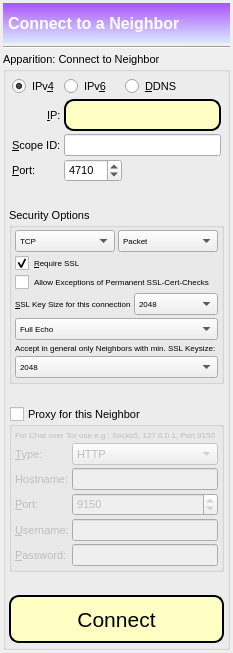
      <widget class="QWidget" name="tab_Connect">
       <property name="styleSheet">
        <string notr="true"/>
       </property>
       <attribute name="icon">
        <iconset resource="../Icons/icons.qrc">
         <normaloff>:/nuvola/connect_t.png</normaloff>:/nuvola/connect_t.png</iconset>
       </attribute>
       <attribute name="title">
        <string/>
       </attribute>
       <attribute name="toolTip">
        <string>Connect Neighbor-IP</string>
       </attribute>
       <layout class="QVBoxLayout" name="verticalLayout_7">
        <property name="spacing">
         <number>3</number>
        </property>
        <property name="margin">
         <number>3</number>
        </property>
        <item>
         <widget class="QLabel" name="label_45">
          <property name="minimumSize">
           <size>
            <width>0</width>
            <height>40</height>
           </size>
          </property>
          <property name="font">
           <font>
            <pointsize>12</pointsize>
            <weight>75</weight>
            <bold>true</bold>
           </font>
          </property>
          <property name="styleSheet">
           <string notr="true">background-color: qlineargradient(spread:reflect, x1:0.023, y1:0.988636, x2:0.028, y2:0.011, stop:0 rgba(218, 232, 255, 255), stop:1 rgba(170, 85, 255, 255));
color: rgb(255, 255, 255);</string>
          </property>
          <property name="text">
           <string>Connect to a Neighbor</string>
          </property>
          <property name="indent">
           <number>5</number>
          </property>
         </widget>
        </item>
        <item>
         <widget class="Line" name="line_6">
          <property name="orientation">
           <enum>Qt::Horizontal</enum>
          </property>
         </widget>
        </item>
        <item>
         <widget class="QGroupBox" name="groupBox_addip">
          <property name="font">
           <font>
            <pointsize>8</pointsize>
           </font>
          </property>
          <property name="styleSheet">
           <string notr="true"/>
          </property>
          <property name="title">
           <string>Apparition: Connect to Neighbor</string>
          </property>
          <layout class="QVBoxLayout" name="verticalLayout_21">
           <property name="spacing">
            <number>3</number>
           </property>
           <property name="margin">
            <number>3</number>
           </property>
           <item>
            <layout class="QGridLayout" name="gridLayout_3">
             <property name="margin">
              <number>3</number>
             </property>
             <property name="spacing">
              <number>3</number>
             </property>
             <item row="0" column="0">
              <widget class="QRadioButton" name="ipv4Neighbor">
               <property name="font">
                <font>
                 <pointsize>8</pointsize>
                </font>
               </property>
               <property name="layoutDirection">
                <enum>Qt::LeftToRight</enum>
               </property>
               <property name="text">
                <string>IPv&amp;4</string>
               </property>
               <property name="checked">
                <bool>true</bool>
               </property>
              </widget>
             </item>
             <item row="5" column="0">
              <widget class="QLabel" name="label_13">
               <property name="font">
                <font>
                 <pointsize>8</pointsize>
                </font>
               </property>
               <property name="layoutDirection">
                <enum>Qt::RightToLeft</enum>
               </property>
               <property name="text">
                <string>&amp;Port:</string>
               </property>
               <property name="buddy">
                <cstring>neighborPort</cstring>
               </property>
              </widget>
             </item>
             <item row="2" column="0">
              <widget class="QLabel" name="label_24">
               <property name="sizePolicy">
                <sizepolicy hsizetype="Fixed" vsizetype="Preferred">
                 <horstretch>0</horstretch>
                 <verstretch>0</verstretch>
                </sizepolicy>
               </property>
               <property name="font">
                <font>
                 <pointsize>8</pointsize>
                </font>
               </property>
               <property name="layoutDirection">
                <enum>Qt::RightToLeft</enum>
               </property>
               <property name="text">
                <string>&amp;IP:</string>
               </property>
               <property name="alignment">
                <set>Qt::AlignLeading|Qt::AlignLeft|Qt::AlignVCenter</set>
               </property>
               <property name="buddy">
                <cstring>neighborIP</cstring>
               </property>
              </widget>
             </item>
             <item row="0" column="2">
              <widget class="QRadioButton" name="dynamicdns">
               <property name="font">
                <font>
                 <pointsize>8</pointsize>
                </font>
               </property>
               <property name="toolTip">
                <string>Dynamic DNS</string>
               </property>
               <property name="text">
                <string>&amp;DDNS</string>
               </property>
              </widget>
             </item>
             <item row="0" column="1">
              <widget class="QRadioButton" name="ipv6Neighbor">
               <property name="font">
                <font>
                 <pointsize>8</pointsize>
                </font>
               </property>
               <property name="layoutDirection">
                <enum>Qt::LeftToRight</enum>
               </property>
               <property name="text">
                <string>IPv&amp;6</string>
               </property>
              </widget>
             </item>
             <item row="5" column="1">
              <widget class="QSpinBox" name="neighborPort">
               <property name="font">
                <font>
                 <pointsize>8</pointsize>
                </font>
               </property>
               <property name="minimum">
                <number>1</number>
               </property>
               <property name="maximum">
                <number>65535</number>
               </property>
               <property name="value">
                <number>4710</number>
               </property>
              </widget>
             </item>
             <item row="3" column="1" colspan="3">
              <widget class="QLineEdit" name="neighborScopeId">
               <property name="font">
                <font>
                 <pointsize>8</pointsize>
                </font>
               </property>
              </widget>
             </item>
             <item row="2" column="1" colspan="3">
              <widget class="QLineEdit" name="neighborIP">
               <property name="font">
                <font>
                 <pointsize>8</pointsize>
                </font>
               </property>
               <property name="styleSheet">
                <string notr="true">QLineEdit#neighborIP {
     background-color: rgb(255, 255, 195);
     border-style: outset;
     border-width: 2px;
     border-radius: 10px;
     border-color: black;
     min-width: 10em;
     padding: 6px;
 }

</string>
               </property>
              </widget>
             </item>
             <item row="3" column="0">
              <widget class="QLabel" name="neighborScopeIdLabel">
               <property name="font">
                <font>
                 <pointsize>8</pointsize>
                </font>
               </property>
               <property name="text">
                <string>&amp;Scope ID:</string>
               </property>
               <property name="buddy">
                <cstring>neighborScopeId</cstring>
               </property>
              </widget>
             </item>
            </layout>
           </item>
           <item>
            <spacer name="verticalSpacer_16">
             <property name="orientation">
              <enum>Qt::Vertical</enum>
             </property>
             <property name="sizeType">
              <enum>QSizePolicy::Preferred</enum>
             </property>
             <property name="sizeHint" stdset="0">
              <size>
               <width>20</width>
               <height>20</height>
              </size>
             </property>
            </spacer>
           </item>
           <item>
            <widget class="QGroupBox" name="groupBox_4">
             <property name="title">
              <string>Security Options</string>
             </property>
             <layout class="QVBoxLayout" name="verticalLayout_37">
              <property name="spacing">
               <number>3</number>
              </property>
              <property name="margin">
               <number>3</number>
              </property>
              <item>
               <layout class="QHBoxLayout" name="horizontalLayout_47">
                <property name="topMargin">
                 <number>0</number>
                </property>
                <item>
                 <widget class="QComboBox" name="neighborTransport">
                  <property name="font">
                   <font>
                    <pointsize>6</pointsize>
                   </font>
                  </property>
                  <property name="sizeAdjustPolicy">
                   <enum>QComboBox::AdjustToContents</enum>
                  </property>
                  <item>
                   <property name="text">
                    <string>TCP</string>
                   </property>
                  </item>
                  <item>
                   <property name="text">
                    <string>UDP</string>
                   </property>
                  </item>
                 </widget>
                </item>
                <item>
                 <widget class="QComboBox" name="neighborOrientation">
                  <property name="font">
                   <font>
                    <pointsize>6</pointsize>
                   </font>
                  </property>
                  <property name="sizeAdjustPolicy">
                   <enum>QComboBox::AdjustToContents</enum>
                  </property>
                  <item>
                   <property name="text">
                    <string>Packet</string>
                   </property>
                  </item>
                  <item>
                   <property name="text">
                    <string>Stream</string>
                   </property>
                  </item>
                 </widget>
                </item>
               </layout>
              </item>
              <item>
               <widget class="QCheckBox" name="requireSsl">
                <property name="font">
                 <font>
                  <pointsize>6</pointsize>
                 </font>
                </property>
                <property name="toolTip">
                 <string>Require secure connections.</string>
                </property>
                <property name="text">
                 <string>&amp;Require SSL</string>
                </property>
                <property name="checked">
                 <bool>true</bool>
                </property>
               </widget>
              </item>
              <item>
               <widget class="QCheckBox" name="addException">
                <property name="font">
                 <font>
                  <pointsize>6</pointsize>
                 </font>
                </property>
                <property name="text">
                 <string>Allow Exceptions of Permanent SSL-Cert-Checks</string>
                </property>
               </widget>
              </item>
              <item>
               <layout class="QHBoxLayout" name="horizontalLayout_24">
                <property name="spacing">
                 <number>3</number>
                </property>
                <property name="topMargin">
                 <number>0</number>
                </property>
                <item>
                 <widget class="QLabel" name="sslKeySizeLabel">
                  <property name="sizePolicy">
                   <sizepolicy hsizetype="Expanding" vsizetype="Preferred">
                    <horstretch>0</horstretch>
                    <verstretch>0</verstretch>
                   </sizepolicy>
                  </property>
                  <property name="font">
                   <font>
                    <pointsize>6</pointsize>
                   </font>
                  </property>
                  <property name="text">
                   <string>&amp;SSL Key Size for this connection</string>
                  </property>
                  <property name="buddy">
                   <cstring>neighborKeySize</cstring>
                  </property>
                 </widget>
                </item>
                <item>
                 <widget class="QComboBox" name="neighborKeySize">
                  <property name="sizePolicy">
                   <sizepolicy hsizetype="Expanding" vsizetype="Fixed">
                    <horstretch>0</horstretch>
                    <verstretch>0</verstretch>
                   </sizepolicy>
                  </property>
                  <property name="font">
                   <font>
                    <pointsize>6</pointsize>
                   </font>
                  </property>
                  <property name="sizeAdjustPolicy">
                   <enum>QComboBox::AdjustToContents</enum>
                  </property>
                  <item>
                   <property name="text">
                    <string>2048</string>
                   </property>
                  </item>
                  <item>
                   <property name="text">
                    <string>3072</string>
                   </property>
                  </item>
                  <item>
                   <property name="text">
                    <string>4096</string>
                   </property>
                  </item>
                 </widget>
                </item>
               </layout>
              </item>
              <item>
               <widget class="QComboBox" name="neighborsEchoMode">
                <property name="font">
                 <font>
                  <pointsize>6</pointsize>
                 </font>
                </property>
                <property name="sizeAdjustPolicy">
                 <enum>QComboBox::AdjustToContents</enum>
                </property>
                <item>
                 <property name="text">
                  <string>Full Echo</string>
                 </property>
                </item>
                <item>
                 <property name="text">
                  <string>Half Echo</string>
                 </property>
                </item>
               </widget>
              </item>
              <item>
               <widget class="QLabel" name="label_28">
                <property name="font">
                 <font>
                  <pointsize>6</pointsize>
                 </font>
                </property>
                <property name="text">
                 <string>Accept in general only Neighbors with min. SSL Keysize:</string>
                </property>
               </widget>
              </item>
              <item>
               <widget class="QComboBox" name="publishedKeySize">
                <property name="enabled">
                 <bool>true</bool>
                </property>
                <property name="sizePolicy">
                 <sizepolicy hsizetype="Preferred" vsizetype="Fixed">
                  <horstretch>0</horstretch>
                  <verstretch>0</verstretch>
                 </sizepolicy>
                </property>
                <property name="font">
                 <font>
                  <pointsize>6</pointsize>
                 </font>
                </property>
                <property name="sizeAdjustPolicy">
                 <enum>QComboBox::AdjustToContents</enum>
                </property>
                <item>
                 <property name="text">
                  <string>2048</string>
                 </property>
                </item>
                <item>
                 <property name="text">
                  <string>3072</string>
                 </property>
                </item>
                <item>
                 <property name="text">
                  <string>4096</string>
                 </property>
                </item>
               </widget>
              </item>
             </layout>
            </widget>
           </item>
           <item>
            <spacer name="verticalSpacer_15">
             <property name="orientation">
              <enum>Qt::Vertical</enum>
             </property>
             <property name="sizeType">
              <enum>QSizePolicy::Minimum</enum>
             </property>
             <property name="sizeHint" stdset="0">
              <size>
               <width>20</width>
               <height>20</height>
              </size>
             </property>
            </spacer>
           </item>
           <item>
            <widget class="QGroupBox" name="proxy">
             <property name="font">
              <font>
               <pointsize>8</pointsize>
              </font>
             </property>
             <property name="layoutDirection">
              <enum>Qt::LeftToRight</enum>
             </property>
             <property name="title">
              <string>Proxy for this Neighbor</string>
             </property>
             <property name="checkable">
              <bool>true</bool>
             </property>
             <property name="checked">
              <bool>false</bool>
             </property>
             <layout class="QGridLayout" name="gridLayout_5">
              <property name="margin">
               <number>3</number>
              </property>
              <property name="spacing">
               <number>3</number>
              </property>
              <item row="0" column="0" colspan="2">
               <widget class="QLabel" name="label_23">
                <property name="font">
                 <font>
                  <pointsize>6</pointsize>
                 </font>
                </property>
                <property name="lineWidth">
                 <number>1</number>
                </property>
                <property name="text">
                 <string>For Chat over Tor use e.g.: Socks5, 127.0.0.1, Port 9150 </string>
                </property>
               </widget>
              </item>
              <item row="2" column="0">
               <widget class="QLabel" name="label_7">
                <property name="font">
                 <font>
                  <pointsize>8</pointsize>
                 </font>
                </property>
                <property name="text">
                 <string>Hostname:</string>
                </property>
                <property name="buddy">
                 <cstring>proxyHostname</cstring>
                </property>
               </widget>
              </item>
              <item row="3" column="1">
               <widget class="QSpinBox" name="proxyPort">
                <property name="font">
                 <font>
                  <pointsize>8</pointsize>
                 </font>
                </property>
                <property name="minimum">
                 <number>1</number>
                </property>
                <property name="maximum">
                 <number>65535</number>
                </property>
                <property name="value">
                 <number>9150</number>
                </property>
               </widget>
              </item>
              <item row="1" column="0">
               <widget class="QLabel" name="label_3">
                <property name="font">
                 <font>
                  <pointsize>8</pointsize>
                 </font>
                </property>
                <property name="text">
                 <string>&amp;Type:</string>
                </property>
                <property name="buddy">
                 <cstring>proxyType</cstring>
                </property>
               </widget>
              </item>
              <item row="2" column="1">
               <widget class="QLineEdit" name="proxyHostname">
                <property name="font">
                 <font>
                  <pointsize>8</pointsize>
                 </font>
                </property>
               </widget>
              </item>
              <item row="4" column="0">
               <widget class="QLabel" name="label_19">
                <property name="font">
                 <font>
                  <pointsize>8</pointsize>
                 </font>
                </property>
                <property name="text">
                 <string>&amp;Username:</string>
                </property>
                <property name="buddy">
                 <cstring>proxyUsername</cstring>
                </property>
               </widget>
              </item>
              <item row="1" column="1">
               <widget class="QComboBox" name="proxyType">
                <property name="font">
                 <font>
                  <pointsize>8</pointsize>
                 </font>
                </property>
                <item>
                 <property name="text">
                  <string>HTTP</string>
                 </property>
                </item>
                <item>
                 <property name="text">
                  <string>Socks5</string>
                 </property>
                </item>
                <item>
                 <property name="text">
                  <string>System</string>
                 </property>
                </item>
               </widget>
              </item>
              <item row="5" column="1">
               <widget class="QLineEdit" name="proxyPassword">
                <property name="font">
                 <font>
                  <pointsize>8</pointsize>
                 </font>
                </property>
                <property name="text">
                 <string/>
                </property>
                <property name="echoMode">
                 <enum>QLineEdit::Password</enum>
                </property>
               </widget>
              </item>
              <item row="5" column="0">
               <widget class="QLabel" name="label_20">
                <property name="font">
                 <font>
                  <pointsize>8</pointsize>
                 </font>
                </property>
                <property name="text">
                 <string>&amp;Password:</string>
                </property>
                <property name="buddy">
                 <cstring>proxyPassword</cstring>
                </property>
               </widget>
              </item>
              <item row="3" column="0">
               <widget class="QLabel" name="label_8">
                <property name="font">
                 <font>
                  <pointsize>8</pointsize>
                 </font>
                </property>
                <property name="text">
                 <string>&amp;Port:</string>
                </property>
                <property name="buddy">
                 <cstring>proxyPort</cstring>
                </property>
               </widget>
              </item>
              <item row="4" column="1">
               <widget class="QLineEdit" name="proxyUsername">
                <property name="font">
                 <font>
                  <pointsize>8</pointsize>
                 </font>
                </property>
               </widget>
              </item>
             </layout>
            </widget>
           </item>
           <item>
            <spacer name="verticalSpacer_17">
             <property name="orientation">
              <enum>Qt::Vertical</enum>
             </property>
             <property name="sizeType">
              <enum>QSizePolicy::Preferred</enum>
             </property>
             <property name="sizeHint" stdset="0">
              <size>
               <width>20</width>
               <height>20</height>
              </size>
             </property>
            </spacer>
           </item>
           <item>
            <widget class="QPushButton" name="addNeighbor">
             <property name="minimumSize">
              <size>
               <width>186</width>
               <height>48</height>
              </size>
             </property>
             <property name="font">
              <font>
               <pointsize>16</pointsize>
              </font>
             </property>
             <property name="toolTip">
              <string>&lt;html&gt;&lt;head/&gt;&lt;body&gt;&lt;p&gt;Harry, add this neighbor (with Floo-Powder).&lt;/p&gt;&lt;/body&gt;&lt;/html&gt;</string>
             </property>
             <property name="styleSheet">
              <string notr="true">QPushButton#addNeighbor {
     background-color: rgb(255, 255, 195);
     border-style: outset;
     border-width: 2px;
     border-radius: 10px;
     border-color: black;
     min-width: 10em;
     padding: 6px;
 }


QPushButton#addNeighbor:hover { 
background-color: qlineargradient(x1: 0, y1: 0, x2: 0, y2: 1,
                                   stop: 0 rgb(254,229,172), stop: 1 #FFFFFF);
background-position: top center; } 



QPushButton#addNeighbor:pressed {
     background-color: darkgrey;
     border-style: inset;
 }

</string>
             </property>
             <property name="text">
              <string>Connect</string>
             </property>
             <property name="icon">
              <iconset resource="../Icons/icons.qrc">
               <normaloff>:/nuvola/connect_t.png</normaloff>:/nuvola/connect_t.png</iconset>
             </property>
             <property name="iconSize">
              <size>
               <width>24</width>
               <height>24</height>
              </size>
             </property>
            </widget>
           </item>
           <item>
            <spacer name="verticalSpacer_10">
             <property name="orientation">
              <enum>Qt::Vertical</enum>
             </property>
             <property name="sizeHint" stdset="0">
              <size>
               <width>1</width>
               <height>1</height>
              </size>
             </property>
            </spacer>
           </item>
          </layout>
         </widget>
        </item>
       </layout>
      </widget>
